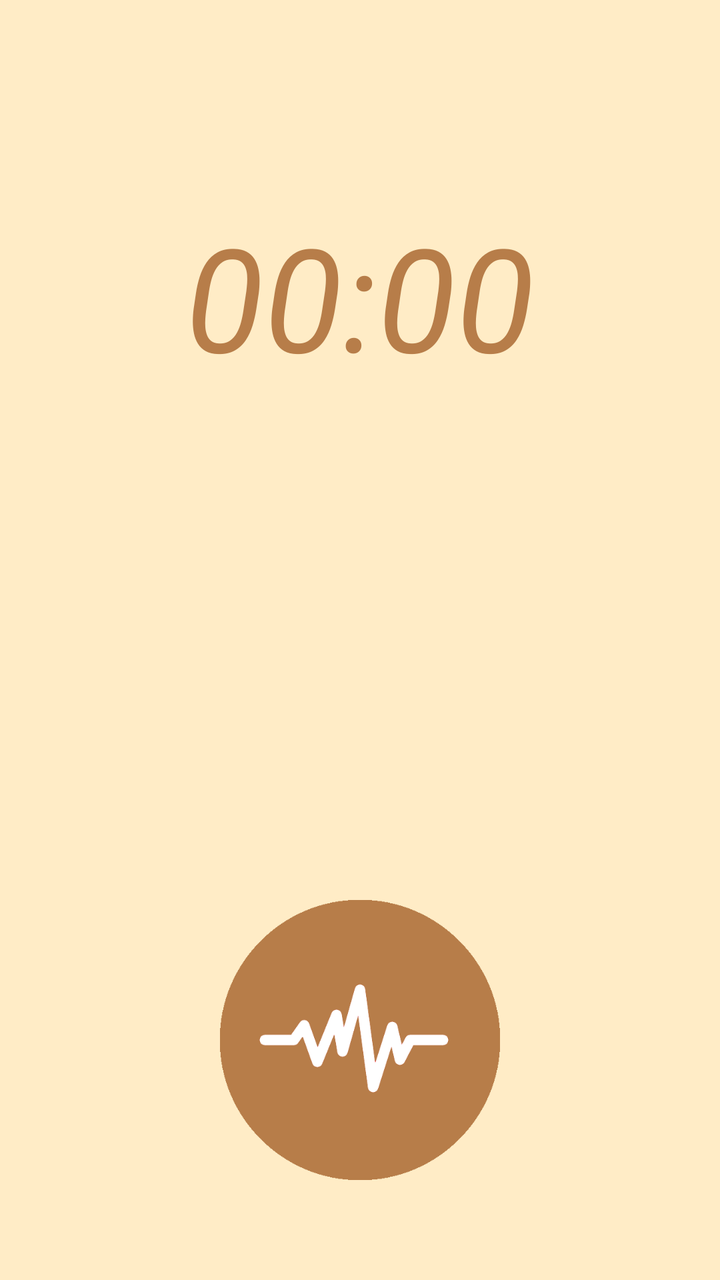
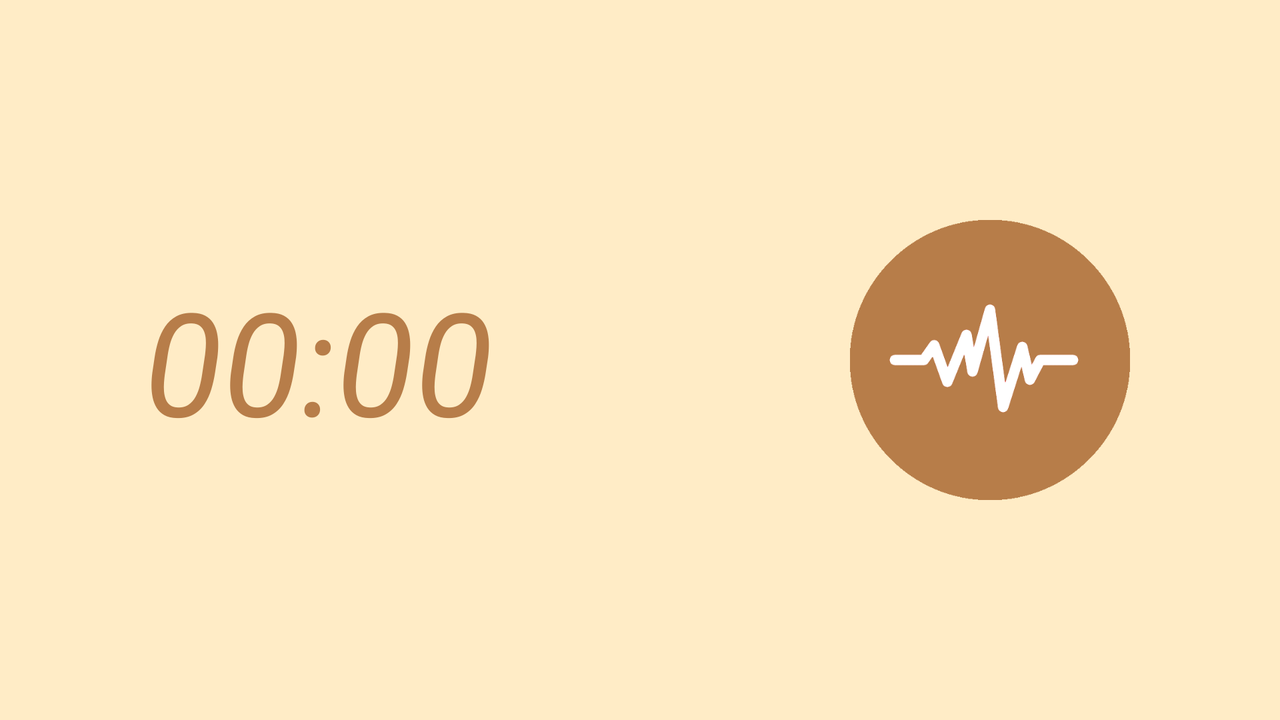

Compare how this app lays out the same screen by default and in its alternative resource folder. The renders come first, then the two layout files and the values they reference.
<!-- AndroidManifest.xml: activity theme FullscreenTheme -->
<!-- res/layout/activity_voice_screen.xml -->
<RelativeLayout
    xmlns:android="http://schemas.android.com/apk/res/android"
    xmlns:tools="http://schemas.android.com/tools"
    android:layout_width="match_parent"
    android:layout_height="match_parent"
    android:background="#ffecc6"
    android:orientation="horizontal">

    <Chronometer
        android:id="@+id/chron"
        android:layout_width="wrap_content"
        android:layout_height="wrap_content"
        android:layout_alignParentTop="true"
        android:layout_centerHorizontal="true"
        android:layout_marginTop="100dp"
        android:textColor="#FFB77D49"
        android:textSize="72sp"
        android:textStyle="italic"
        android:visibility="visible"/>

    <ImageButton
        android:id="@+id/startRecord"
        android:layout_width="140dp"
        android:layout_height="140dp"
        android:layout_alignParentBottom="true"
        android:layout_centerHorizontal="true"
        android:layout_marginBottom="50dp"
        android:background="#ffecc6"
        android:scaleType="fitCenter"
        android:src="@drawable/startrecord"
        />


</RelativeLayout>
<!-- resources referenced by this layout -->
<resources>
  <!-- drawable startrecord: png bitmap (drawable, 23740 bytes) -->
  <style name="FullscreenTheme" parent="AppTheme">
          <item name="android:actionBarStyle">@style/FullscreenActionBarStyle</item>
          <item name="android:windowActionBarOverlay">true</item>
          <item name="android:windowBackground">@null</item>
          <item name="metaButtonBarStyle">?android:attr/buttonBarStyle</item>
          <item name="metaButtonBarButtonStyle">?android:attr/buttonBarButtonStyle</item>
      </style>
  <style name="AppTheme" parent="Theme.AppCompat.Light.DarkActionBar">
          
          <item name="colorPrimary">@color/colorPrimary</item>
          <item name="colorPrimaryDark">@color/mainTheme</item>
          <item name="colorAccent">@color/colorPrimary</item>
      </style>
  <style name="FullscreenActionBarStyle" parent="Widget.AppCompat.ActionBar">
          <item name="android:background">@color/black_overlay</item>
      </style>
  <color name="colorPrimary">#b77d49</color>
  <color name="mainTheme">#ffecc6</color>
  <color name="black_overlay">#66000000</color>
</resources>
<!-- res/layout-land/activity_voice_screen.xml (the repository's variant of the layout above) -->
<!-- drawn on the phone turned sideways -->
<RelativeLayout
    xmlns:android="http://schemas.android.com/apk/res/android"
    xmlns:tools="http://schemas.android.com/tools"
    android:layout_width="match_parent"
    android:layout_height="match_parent"
    android:background="#ffecc6"
    android:orientation="horizontal">

    <Chronometer
        android:id="@+id/chron"
        android:layout_width="wrap_content"
        android:layout_height="wrap_content"
        android:textColor="#FFB77D49"
        android:textSize="72sp"
        android:textStyle="italic"
        android:visibility="visible"
        android:layout_marginLeft="72dp"
        android:layout_marginStart="72dp"
        android:layout_centerVertical="true"
        android:layout_alignParentLeft="true"
        android:layout_alignParentStart="true"/>

    <ImageButton
        android:id="@+id/startRecord"
        android:layout_width="140dp"
        android:layout_height="140dp"
        android:background="#ffecc6"
        android:scaleType="fitCenter"
        android:src="@drawable/startrecord"
        android:layout_marginRight="75dp"
        android:layout_marginEnd="75dp"
        android:layout_centerVertical="true"
        android:layout_alignParentRight="true"
        android:layout_alignParentEnd="true"/>


</RelativeLayout>
